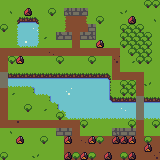

The image is a tile-based game level rendered from a .tmx file. Its description and complete source (layers, tilesets, objects, tile grids) follow:
An orthogonal 20x20 tile map with 8x8 px tiles, 6 tile layers (Accessible Ground, Water, Ground Connections, Walls, ...).

<map version="1.2" tiledversion="1.2.1" orientation="orthogonal" renderorder="right-down" width="20" height="20" tilewidth="8" tileheight="8" infinite="0" nextlayerid="13" nextobjectid="3">
 <tileset firstgid="1" source="world.tsx" />
 <layer id="1" name="Accessible Ground" width="20" height="20">
  <data encoding="csv">
1,1,1,1,1,1,1,1,1,1,1,1,1,1,1,1,1,1,1,1,
1,4,1,1,1,1,1,1,737,737,737,1,1,1,1,2,1,1,1,1,
1,1,0,0,0,1,1,1,97,97,97,1,1,1,1,1,1,1,1,4,
1,1,0,0,0,1,1,1,97,97,97,737,1,1,1,1,1,1,1,1,
1,1,0,0,0,3,1,737,737,97,737,737,1,1,1,1,1,1,1,1,
1,1,0,0,0,1,1,1,1,97,1,1,1,1,1,1,1,1,1,1,
97,97,97,97,97,97,100,97,97,97,97,97,97,97,97,1,1,1,1,1,
97,1,1,1,1,1,1,1,1,1,1,1,1,1,98,1,3,1,1,1,
97,1,1,1,1,1,1,1,1,1,1,1,1,1,97,1,1,1,1,1,
705,0,0,0,0,0,0,0,0,0,0,0,0,0,97,97,97,97,1,1,
705,0,0,0,0,0,0,0,0,0,0,0,0,0,1,1,1,97,2,1,
97,3,1,1,0,0,0,0,0,0,0,0,0,0,1,1,1,97,1,1,
97,1,1,1,1,1,0,0,0,0,0,0,0,0,0,0,0,705,0,0,
97,1,1,1,1,3,1,0,0,0,0,0,0,0,0,0,0,705,0,0,
97,1,1,1,1,1,1,1,0,0,0,0,0,0,0,0,0,705,0,0,
97,97,99,97,97,97,97,97,97,97,1,1,1,1,1,1,1,97,1,1,
1,4,1,1,1,1,1,1,1,97,1,1,1,1,1,1,1,97,1,1,
1,1,1,1,1,1,1,1,97,97,100,97,97,97,97,97,97,97,97,97,
1,1,1,1,1,1,1,1,97,97,97,97,97,97,97,97,97,97,97,97,
1,1,1,1,2,1,1,1,97,97,97,97,97,97,97,97,97,97,97,98
</data>
 </layer>
 <layer id="11" name="Water" width="20" height="20">
  <data encoding="csv">
0,0,0,0,0,0,0,0,0,0,0,0,0,0,0,0,0,0,0,0,
0,0,0,0,0,0,0,0,0,0,0,0,0,0,0,0,0,0,0,0,
0,0,417,417,417,0,0,0,0,0,0,0,0,0,0,0,0,0,0,0,
0,0,417,417,420,0,0,0,0,0,0,0,0,0,0,0,0,0,0,0,
0,0,417,417,417,0,0,0,0,0,0,0,0,0,0,0,0,0,0,0,
0,0,417,419,417,0,0,0,0,0,0,0,0,0,0,0,0,0,0,0,
0,0,0,0,0,0,0,0,0,0,0,0,0,0,0,0,0,0,0,0,
0,0,0,0,0,0,0,0,0,0,0,0,0,0,0,0,0,0,0,0,
0,0,0,0,0,0,0,0,0,0,0,0,0,0,0,0,0,0,0,0,
0,417,417,417,417,417,417,417,417,417,417,417,417,417,0,0,0,0,0,0,
0,417,417,417,417,417,417,417,417,417,417,417,417,417,0,0,0,0,0,0,
0,0,0,0,417,417,417,417,418,417,417,417,417,417,0,0,0,0,0,0,
0,0,0,0,0,0,417,417,417,417,417,417,417,417,417,417,417,0,417,417,
0,0,0,0,0,0,0,417,417,417,417,417,417,417,417,420,417,0,417,417,
0,0,0,0,0,0,0,0,417,417,417,417,417,417,417,417,417,0,417,417,
0,0,0,0,0,0,0,0,0,0,0,0,0,0,0,0,0,0,0,0,
0,0,0,0,0,0,0,0,0,0,0,0,0,0,0,0,0,0,0,0,
0,0,0,0,0,0,0,0,0,0,0,0,0,0,0,0,0,0,0,0,
0,0,0,0,0,0,0,0,0,0,0,0,0,0,0,0,0,0,0,0,
0,0,0,0,0,0,0,0,0,0,0,0,0,0,0,0,0,0,0,0
</data>
 </layer>
 <layer id="3" name="Ground Connections" width="20" height="20">
  <data encoding="csv">
0,0,0,0,0,0,0,0,0,0,0,0,0,0,0,0,0,0,0,0,
0,0,0,0,0,0,0,0,0,0,0,0,0,0,0,0,0,0,0,0,
0,0,10,11,12,0,0,0,37,0,39,0,0,0,0,0,0,0,0,0,
0,0,37,38,39,0,0,0,37,0,0,0,0,0,0,0,0,0,0,0,
0,0,37,38,39,0,0,0,0,0,0,0,0,0,0,0,0,0,0,0,
0,0,69,70,71,0,0,0,0,0,0,0,0,0,0,0,0,0,0,0,
0,0,0,0,0,0,0,0,0,0,0,0,0,0,0,0,0,0,0,0,
0,0,0,0,0,0,0,0,0,0,0,0,0,0,0,0,0,0,0,0,
0,0,0,0,0,0,0,0,0,0,0,0,0,0,0,0,0,0,0,0,
0,11,11,11,11,11,11,11,11,11,11,11,11,12,0,0,0,0,0,0,
0,75,75,75,14,0,0,0,0,0,0,0,0,44,0,0,0,0,0,0,
0,0,0,0,74,75,0,0,0,0,0,0,0,44,0,0,0,0,0,0,
0,0,0,0,0,0,74,0,0,0,0,0,0,45,11,11,11,0,11,11,
0,0,0,0,0,0,0,74,0,0,0,0,0,0,0,0,0,0,0,0,
0,0,0,0,0,0,0,0,69,75,75,75,75,75,75,75,75,0,75,75,
0,0,0,0,0,0,0,0,0,0,0,0,0,0,0,0,0,0,0,0,
0,0,0,0,0,0,0,0,0,0,0,0,0,0,0,0,0,0,0,0,
0,0,0,0,0,0,0,0,0,0,0,0,0,0,0,0,0,0,0,0,
0,0,0,0,0,0,0,0,0,0,0,0,0,0,0,0,0,0,0,0,
0,0,0,0,0,0,0,0,0,0,0,0,0,0,0,0,0,0,0,0
</data>
 </layer>
 <layer id="12" name="Walls" width="20" height="20">
  <data encoding="csv">
0,0,0,0,0,0,0,0,0,0,0,0,0,0,0,0,0,0,0,0,
0,0,0,0,0,0,0,0,741,674,771,0,0,0,0,0,0,0,0,0,
0,0,0,0,0,0,0,0,0,0,0,0,0,0,0,0,0,0,0,0,
0,0,0,0,0,0,0,0,0,0,0,674,0,0,0,0,0,0,0,0,
0,0,0,0,0,0,0,771,674,0,674,741,0,0,0,0,0,0,0,0,
0,0,0,0,0,0,0,0,0,0,0,0,0,0,0,0,0,0,0,0,
0,0,0,0,0,0,0,0,0,0,0,0,0,0,0,0,0,0,0,0,
0,0,0,0,0,0,0,0,0,0,0,0,0,0,0,0,0,0,0,0,
0,0,0,0,0,0,0,0,0,0,0,0,0,0,0,0,0,0,0,0,
0,0,0,0,0,0,0,0,0,0,0,0,0,0,0,0,0,0,0,0,
0,0,0,0,0,0,0,0,0,0,0,0,0,0,0,0,0,0,0,0,
0,0,0,0,0,0,0,0,0,0,0,0,0,0,0,0,0,0,0,0,
0,0,0,0,0,0,0,0,0,0,0,0,0,0,0,0,0,0,0,0,
0,0,0,0,0,0,0,0,0,0,0,0,0,0,0,0,0,0,0,0,
0,0,0,0,0,0,0,0,0,0,0,0,0,0,0,0,0,0,0,0,
0,0,0,0,0,0,0,0,0,0,0,0,0,0,0,0,0,0,0,0,
0,0,0,0,0,0,0,674,674,0,0,0,0,0,741,674,674,0,0,0,
0,0,0,0,0,0,0,0,0,0,0,0,0,0,0,0,0,0,0,0,
0,0,0,0,0,0,0,0,0,0,0,0,0,0,0,0,0,0,0,0,
0,0,0,0,0,0,0,0,0,0,0,0,0,0,0,0,0,0,0,0
</data>
 </layer>
 <layer id="7" name="Buildings" width="20" height="20">
  <data encoding="csv">
0,0,0,0,0,0,0,0,0,0,0,0,0,0,0,0,0,0,0,0,
0,0,0,27,0,0,0,0,0,0,0,0,0,0,0,0,0,0,0,0,
0,0,0,0,0,0,0,0,0,0,0,0,0,0,0,0,27,0,0,0,
0,0,0,0,0,0,0,0,0,0,0,0,0,0,0,0,0,0,0,0,
0,0,0,0,0,0,0,0,0,0,0,0,0,0,0,0,0,0,0,0,
0,0,0,0,0,0,0,0,0,0,0,0,59,0,0,0,0,0,0,0,
0,0,0,0,0,0,0,0,0,0,0,0,0,0,0,0,0,0,0,0,
0,0,59,0,0,0,0,0,0,0,0,0,0,0,0,0,0,0,0,0,
0,0,0,0,0,0,0,0,0,0,0,0,0,0,0,0,0,0,0,0,
0,0,0,0,0,0,0,0,0,0,0,0,0,0,0,0,0,0,0,0,
0,0,0,0,0,0,0,0,0,0,0,0,0,0,0,0,0,0,0,0,
0,0,0,0,0,0,0,0,0,0,0,0,0,0,0,0,0,0,0,0,
0,0,0,0,0,0,0,0,0,0,0,0,0,0,0,0,0,0,0,0,
0,0,0,0,0,0,0,0,0,0,0,0,0,0,0,0,0,0,0,0,
0,0,0,0,0,0,0,0,0,0,0,0,0,0,0,0,0,0,0,0,
0,0,0,0,0,0,0,0,0,0,0,0,0,0,0,0,0,0,0,0,
0,0,0,0,0,0,0,0,0,0,0,0,0,0,0,0,0,0,0,0,
0,0,59,0,0,0,0,0,59,0,0,59,0,0,27,27,59,0,0,0,
0,0,0,0,0,0,0,0,0,0,0,0,0,0,0,0,0,0,59,0,
0,0,0,0,0,0,0,0,27,0,59,0,0,27,0,0,27,0,0,0
</data>
 </layer>
 <layer id="6" name="Trees" width="20" height="20">
  <data encoding="csv">
0,0,0,0,0,0,0,0,0,0,0,0,0,0,0,0,0,0,15,15,
0,0,0,0,0,0,15,0,0,0,0,0,0,0,0,0,0,0,0,0,
0,0,0,0,0,0,0,0,0,0,0,0,15,0,0,0,0,0,0,0,
15,0,0,0,0,0,0,0,0,0,0,0,0,0,0,16,17,18,0,0,
0,0,0,0,0,0,0,0,0,0,0,0,0,0,0,48,49,49,18,0,
0,0,0,0,0,0,0,0,0,0,0,0,0,0,0,80,49,49,50,0,
0,0,0,0,0,0,0,0,0,0,0,0,0,0,0,0,80,49,50,0,
0,15,0,0,0,0,0,15,0,0,0,15,0,0,0,0,0,80,82,0,
0,0,0,0,0,0,0,0,0,0,0,0,0,0,0,0,0,0,0,0,
0,0,0,0,0,0,0,0,0,0,0,0,0,0,0,0,0,0,0,0,
0,0,0,0,0,0,0,0,0,0,0,0,0,0,0,16,18,0,0,0,
0,0,0,0,0,0,0,0,0,0,0,0,0,0,0,80,82,0,0,0,
0,0,0,0,0,0,0,0,0,0,0,0,0,0,0,0,0,0,0,0,
0,0,0,15,0,0,0,0,0,0,0,0,0,0,0,0,0,0,0,0,
0,0,0,0,0,0,0,15,0,0,0,0,0,0,0,0,0,0,0,0,
0,0,0,0,0,0,0,0,0,0,15,0,0,0,0,0,15,0,0,15,
0,0,0,0,0,0,0,0,0,0,0,0,0,0,0,0,0,0,0,0,
0,0,0,0,0,15,0,0,0,0,0,0,15,0,0,0,0,0,15,0,
0,0,0,0,0,0,0,0,0,0,0,0,0,0,0,0,0,0,0,0,
15,0,0,0,0,0,0,0,0,15,0,15,0,0,0,15,0,0,0,0
</data>
 </layer>
</map>
